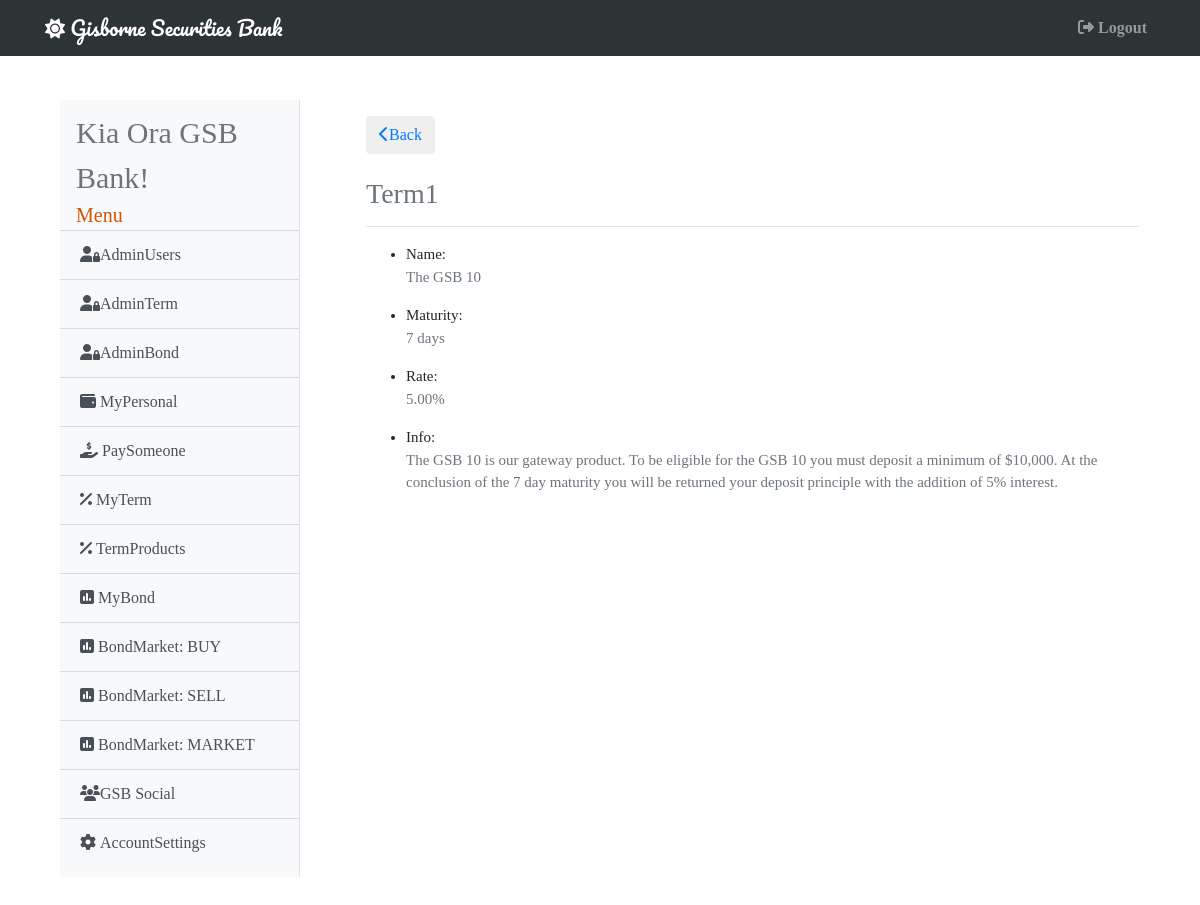
The page /product/1 (signed in) on the database its author committed.
### gsb/models.py (models this page shows, shortened)
class User(db.Model, UserMixin):
    id = db.Column(db.Integer, primary_key=True)
    username = db.Column(db.String(20), unique=True, nullable=False)
    email = db.Column(db.String(120), unique=True, nullable=False)
    password = db.Column(db.String(60), nullable=False)
    account = db.Column(db.BigInteger, unique=True, nullable=False)
    cash = db.Column(db.Numeric(20, 2), nullable=False)
    admin =  db.Column(db.Boolean, default=False, nullable=False)
    active =  db.Column(db.Boolean, default=False, nullable=False)
    market =  db.Column(db.Boolean, default=False, nullable=False)
    image = db.Column(db.Integer, default=1, nullable=False)
    inbox = db.Column(db.Integer, default=0, nullable=False)
    term = db.Column(db.Numeric(20, 2), nullable=False)
    bond = db.Column(db.Numeric(20, 2), nullable=False)
    total = db.Column(db.Numeric(20, 2), nullable=False)
    terms = db.relationship('Term', secondary="terms")
    bonds = db.relationship('Bond', secondary="bonds")
    buys = db.relationship('Bond', secondary="buys")
    sells = db.relationship('Bond', secondary="sells")
    receives = db.relationship('Receives', lazy='dynamic', backref='receiver')
    sends = db.relationship('Sends', lazy='dynamic', backref='sender')
    posts = db.relationship('Statuses', lazy='dynamic', backref='poster')
    messages = db.relationship('Messages', lazy='dynamic', backref='messager')

class Term(db.Model):
    id = db.Column(db.Integer, primary_key=True)
    name = db.Column(db.String(50), unique=True, nullable=False)
    maturity = db.Column(db.Integer, nullable=False)
    rate = db.Column(db.Numeric(4, 2), nullable=False)
    info = db.Column(db.String(300), nullable=False)

### gsb/term/routes.py (the view)
@term.route('/product/<int:term_id>')
@login_required
def product(term_id):
    product = Term.query.get_or_404(term_id)
    return render_template('terms/product.html', title=product.id, product=product)

### gsb/models.py (called while the page is built)
@login_manager.user_loader
def load_user(user_id):
    return User.query.get(int(user_id))

### gsb/templates/terms/product.html
{% extends 'base.html' %}
{% block content %}
<div class="card-body shadow-lg p-3 mb-5 bg-white rounded" style="font-size: 15px;">
    <button class="btn">
        <a href="{{ url_for('term.term_products') }}"><i class="fas fa-chevron-left"></i>Back</a>
    </button>
    <br>
    <br>
        <h3 class="text-muted">Term{{ product.id }}</h3>
        <hr>
            <ul>
                <li>Name: <p class="text-muted">{{ product.name }}</p></li>
                <li>Maturity: <p class="text-muted">{{ product.maturity }} days</p></li>
                <li>Rate: <p class="text-muted">{{ product.rate*100 }}%</p></li>
                <li>Info: <p class="text-muted">{{ product.info }}</p></li>
            </ul>
</div>
{% endblock %}

### gsb/templates/base.html (shortened to what this page needs)
<!DOCTYPE html>
<html>
<head>
    <link rel="stylesheet" href="https://maxcdn.bootstrapcdn.com/bootstrap/4.0.0/css/bootstrap.min.css">
</head>
{% if current_user.image == 1 %}
  <body style="background-image: url('https://upload.wikimedia.org/wikipedia/commons/4/4f/Gisborne_NZ_Sunrise_Waikanae_Beach.jpg');
              background-size: cover; font-family: 'Noto+Serif+SC', 'sans-serif';">
{% elif current_user.image == 2 %}
  <body style="background-image: url('https://upload.wikimedia.org/wikipedia/commons/f/fc/Gladstone_Road_in_Gisborne_02.jpg');
              background-size: cover; font-family: 'Noto+Serif+SC', 'sans-serif';">
{% elif current_user.image == 3 %}
  <body style="background-image: url('https://upload.wikimedia.org/wikipedia/commons/c/cb/Railway_Bridge_over_Turanganui_River%2C_Gisborne.jpg');
              background-size: cover; font-family: 'Noto+Serif+SC', 'sans-serif';">
{% endif %}
  <header class="site-header">
    {% if current_user.admin == True %}
      <nav class="navbar navbar-expand-md navbar-dark bg-steel fixed-top" style="max-width: vw100; background-color: #2d3436;">
    {% else %}
      <nav class="navbar navbar-expand-md navbar-dark bg-steel fixed-top" style="max-width: vw100; background-color: #d35400;">
    {% endif %}
      <div class="container">
        <a class="navbar-brand" style="font-family: 'Pacifico', 'sans-serif';" href="/"><i class="fas fa-sun"></i> Gisborne Securities Bank</a>
          <div class="navbar-nav">
            <a class="nav-item nav-link" href="{{ url_for('main.logout') }}"><b><i class="fas fa-sign-out-alt mr-1"></i>Logout</b></a>
          </div>
        </div>
    </nav>
  </header>
    <main role="main" class="container">
      <div class="row">
        <div class="col-md-3" style="padding-top: 100px; padding-left: 30px; padding-bottom: 30px;">
          <div class="bg-light border-right" id="sidebar-wrapper" style="padding-block: 10px;">
            <div class="sidebar-heading ml-3 text-muted" style="font-size: 30px;">Kia Ora {{ current_user.username }}!</div>
            <div class="sidebar-heading ml-3" style="font-size: 20px; color: #d35400;">Menu</div>
            <div class="list-group list-group-flush">
            {% if current_user.admin == True %}
              <a href="{{ url_for('admin.admin_users') }}" class="list-group-item list-group-item-action bg-light"><i class="fas fa-user-lock"></i>AdminUsers</a>
              <a href="{{ url_for('admin.admin_term') }}" class="list-group-item list-group-item-action bg-light"><i class="fas fa-user-lock"></i>AdminTerm</a>
              <a href="{{ url_for('admin.admin_bond') }}" class="list-group-item list-group-item-action bg-light"><i class="fas fa-user-lock"></i>AdminBond</a>
            {% endif %}
              <a href="{{ url_for('main.my_personal') }}" class="list-group-item list-group-item-action bg-light"><i class="fas fa-wallet mr-1"></i>MyPersonal</a>
              <a href="{{ url_for('main.pay_someone') }}" class="list-group-item list-group-item-action bg-light"><i class="fas fa-hand-holding-usd mr-1"></i>PaySomeone</a>
              <a href="{{ url_for('term.my_term')}}" class="list-group-item list-group-item-action bg-light"><i class="fas fa-percent mr-1"></i>MyTerm</a>
              <a href="{{ url_for('term.term_products') }}" class="list-group-item list-group-item-action bg-light"><i class="fas fa-percent mr-1"></i>TermProducts</a>
              <a href="{{ url_for('bond.my_bond') }}" class="list-group-item list-group-item-action bg-light"><i class="fas fa-poll mr-1"></i>MyBond</a>
              <a href="{{ url_for('bond.buy_bond') }}" class="list-group-item list-group-item-action bg-light"><i class="fas fa-poll mr-1"></i>BondMarket: BUY</a>
              <a href="{{ url_for('bond.sell_bond') }}" class="list-group-item list-group-item-action bg-light"><i class="fas fa-poll mr-1"></i>BondMarket: SELL</a>
              <a href="{{ url_for('bond.bond_market') }}" class="list-group-item list-group-item-action bg-light"><i class="fas fa-poll mr-1"></i>BondMarket: MARKET</a>
              <a href="{{ url_for('main.gsb_social')}}" class="list-group-item list-group-item-action bg-light"><i class="fas fa-users"></i>GSB Social</a>
              <a href="{{ url_for('main.account_settings') }}" class="list-group-item list-group-item-action bg-light"><i class="fas fa-cog mr-1"></i>AccountSettings</a>
            </div>
          </div>
        </div>
        <div class="col-md-9" style="padding-top: 100px; padding-left: 35px;">
          {% block content %}{% endblock %}
        </div>
        </div>
    </main>
</body>
</html>

### rows shown on the page
User: username "GSB Bank"
Term: id "1", name "The GSB 10", maturity "7", product.rate*100 "5.00", info "The GSB 10 is our gateway product. To be eligible for the GSB 10 you must deposit a minimum of $10,000. At the conclusion of the 7 day maturity you will be returned your deposit principle with the addition of 5% interest."
